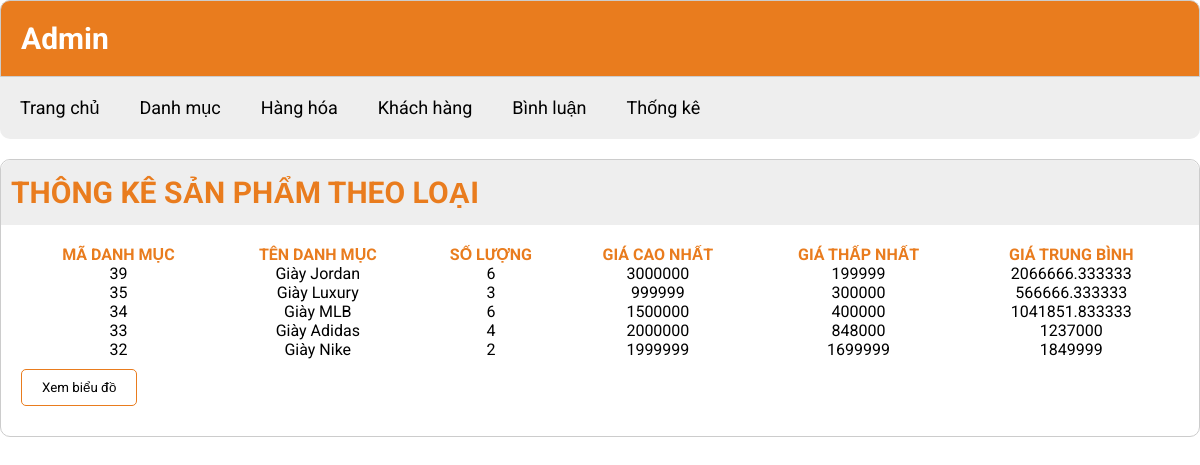
The page /admin/index.php?act=thongke on the database its author committed.
### tables this page shows
CREATE TABLE `danhmuc` (
  `id` int(11) NOT NULL,
  `name` varchar(255) NOT NULL
);

### model/pdo.php (called while the page is built, shortened)
<?php
function pdo_get_connection()
{
    $servername = "localhost";
    $username = "root";
    $password = "";
    try {
        $conn = new PDO("mysql:host=$servername;dbname=duanmaufpoly", $username, $password);
        $conn->setAttribute(PDO::ATTR_ERRMODE, PDO::ERRMODE_EXCEPTION);
        return $conn;
    } catch (PDOException $e) {
        echo "Connection failed: " . $e->getMessage();
    }
}
function getdata($a){
    $conn=pdo_get_connection();
    $sql= $conn->prepare($a);
    $sql->execute();
    $sql->setFetchMode(PDO::FETCH_ASSOC);
    $kq=$sql->fetchAll();
    return $kq;
 }

### model/thongke.php (called while the page is built)
<?php
function loadall_thongke(){
    $a="select danhmuc.id as madm, danhmuc.name as tendm, count(sanpham.id) as countsp, min(sanpham.price) as minprice, max(sanpham.price) as maxprice, avg(sanpham.price) as avgprice";
    $a.=" from sanpham left join danhmuc on danhmuc.id=sanpham.iddm";
    $a.=" group by danhmuc.id order by danhmuc.id desc";
    $listthongke=getdata($a);
    return $listthongke;
}
?>

### admin/thongke/list.php (the view)
<div class="add">
  <div class="row2 font_title">
    <h1>THÔNG KÊ SẢN PHẨM THEO LOẠI</h1>
  </div>
  <div class="row2 form_content">
    <form action="#" method="POST">
      <div class="row2 mb10 formds_loai">
        <table>
          <tr>
            <th>MÃ DANH MỤC</th>
            <th>TÊN DANH MỤC</th>
            <th>SỐ LƯỢNG</th>
            <th>GIÁ CAO NHẤT</th>
            <th>GIÁ THẤP NHẤT</th>
            <th>GIÁ TRUNG BÌNH</th>
          </tr>
          <?php
          foreach ($listthongke as $thongke) {
            extract($thongke);
            echo ' <tr>
                <td>' . $madm . '</td>
                <td>' . $tendm . '</td>
                <td>' . $countsp . '</td>
                <td>' . $maxprice . '</td>
                <td>' . $minprice . '</td>
                <td>' . $avgprice . '</td>
              </tr>';
          }
          ?>
        </table>
      </div>
      <div class="row mb10">
        <a href="index.php?act=bieudo"><input type="button" value="Xem biểu đồ"></a>
      </div>
    </form>
  </div>
</div>

### admin/header.php (shortened to what this page needs)
<!DOCTYPE html>
<html lang="en">
<head>
    <link rel="stylesheet" href="../css/style.css" />
    <link rel="stylesheet" href="https://cdnjs.cloudflare.com/ajax/libs/font-awesome/6.4.2/css/all.min.css" />
</head>
<body>
    <div class="container">
        <header>
            <div class="header-admin">
                <h1>Admin</h1>
            </div>
            <div class="header-menu1">
                <ul>
                    <li><a href="index.php">Trang chủ</a></li>
                    <li><a href="index.php?act=adddm">Danh mục</a></li>
                    <li><a href="index.php?act=addsp">Hàng hóa</a></li>
                    <li><a href="index.php?act=dskh">Khách hàng</a></li>
                    <li><a href="index.php?act=dsbl">Bình luận</a></li>
                    <li><a href="index.php?act=thongke">Thống kê</a></li>
                </ul>
            </div>
        </header>

### admin/index.php (shortened to what this page needs)
<?php
include "../model/pdo.php";
include "../model/thongke.php";
include "header.php";
if (isset($_GET['act'])) {
    $act = $_GET['act'];
    switch ($act) {
        case 'thongke':
            $listthongke = loadall_thongke();
            include "thongke/list.php";
            break;
    }
} else {
    include "home.php";
}
include "footer.php";

### admin/footer.php
</body>
</html>

### css/style.css (style rules this page uses)
:root { --black-color: #000000; --primary-color: #e97c1e; }
* { padding: 0; margin: 0; box-sizing: border-box; font-family: "Roboto", sans-serif; }
li, a { list-style: none; text-decoration: none; }
.container { width: 1200px; margin: 0 auto; }
.mb10 { margin-bottom: 10px; }
.header-admin { background-color: var(--primary-color); border: 1px solid #ccc; padding: 20px; border-radius: 10px 10px 0 0; }
.header-admin h1 { color: #fff; font-size: 30px; }
.header-menu1 { background-color: #eee; padding: 20px; border-radius: 0px 0px 10px 10px; }
.header-menu1 ul { display: flex; gap: 40px; }
.header-menu1 ul li a { position: relative; color: var(--black-color); font-size: 18px; }
.header-menu1 ul li a::before { content: ""; position: absolute; left: 0; bottom: -6px; height: 2px; width: 0; background-color: var(--primary-color); }
.add { margin-top: 20px; border: 1px solid #ccc; border-radius: 10px; margin-bottom: 20px; }
.font_title { padding: 15px 10px; background-color: #eee; border-radius: 10px 10px 0 0; }
.font_title h1 { font-size: 30px; color: var(--primary-color); }
.form_content { padding: 20px; }
.form_content input[type="submit"], .form_content input[type="reset"], .form_content input[type="button"] { padding: 6px; background: white; border: 1px solid var(--primary-color); border-radius: 5px; padding: 10px 20px; }
.formds_loai table { width: 100%; border-collapse: collapse; }
.formds_loai table td { text-align: center; }
.formds_loai table th { color: var(--primary-color); }

### rows shown on the page
danhmuc: id "39", name "Giày Jordan", countsp "6", maxprice "3000000", minprice "199999", avgprice "2066666.333333"
danhmuc: id "35", name "Giày Luxury", countsp "3", maxprice "999999", minprice "300000", avgprice "566666.333333"
danhmuc: id "34", name "Giày MLB", countsp "6", maxprice "1500000", minprice "400000", avgprice "1041851.833333"
danhmuc: id "33", name "Giày Adidas", countsp "4", maxprice "2000000", minprice "848000", avgprice "1237000"
danhmuc: id "32", name "Giày Nike", countsp "2", maxprice "1999999", minprice "1699999", avgprice "1849999"
